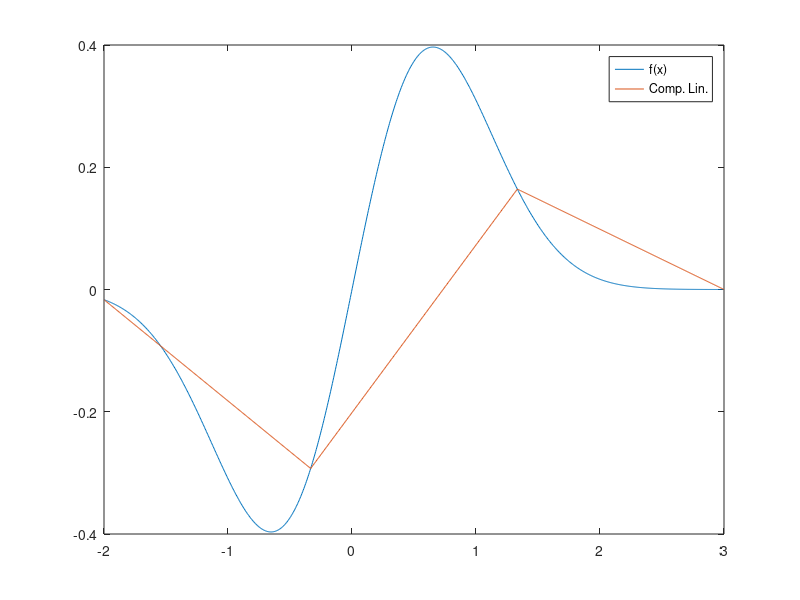

Source code (MATLAB): (Note: this script raises an error after producing the figure.)
clear
close all
clc

f = @(x) exp(-x.^2) .* sin(x);

a = -2;
b = 3;

x = linspace(a, b, 1e3);

% Punto 1

h = (b - a)/3;
xNodi = a:h:b;
fLin = interp1(xNodi, f(xNodi), x);

plot(x, f(x), x, fLin)
legend('f(x)', 'Comp. Lin.')

% Punto 2

errMax = max(abs(f(x) - fLin));

% Punto 3

N = [4 8 16 32 64 128];

errMaxV = [];
errStimaV = [];

for n = N
    h = (b - a)/n;
    xNodi = a:h:b;
    fLin = interp1(xNodi, f(xNodi), x);
    errMaxV = [errMaxV max(abs(f(x) - fLin))];
    fx = str2sym(func2str(f));
    d2f = matlabFunction(diff(fx, 2));
    errStimaV = [errStimaV h^2/8*max(abs(d2f(x)))];
end

loglog(N, errMaxV, N, errStimaV)
legend('Errore', 'Stima')
grid on